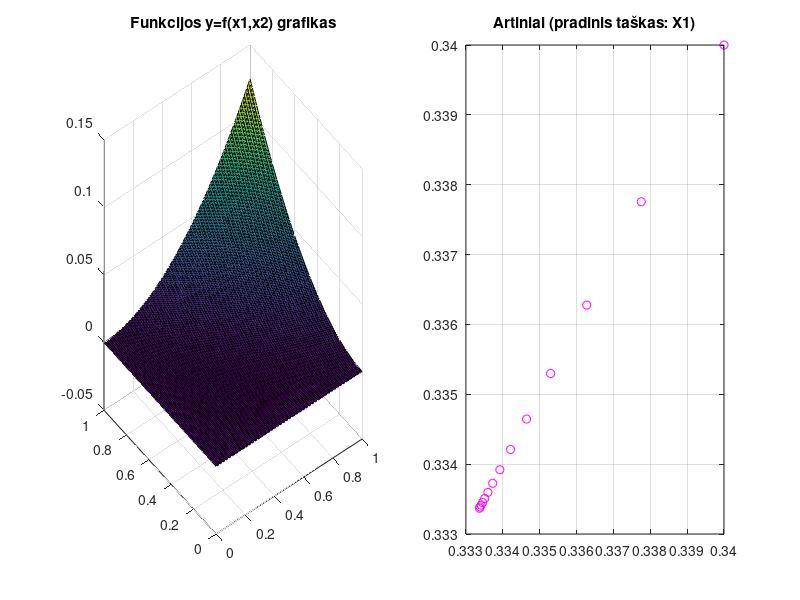

Write MATLAB code to recreate this figure.
function GradientDescent

f=@(x1, x2) (1/8)*((x1.^2).*x2 + x1.*(x2.^2) - x1.*x2);
% ieskome min(f(x1, x2))

gradf=@(X) [2*X(1)*X(2) + X(2).^2 - X(2), X(1)^2 + 2*X(1)*X(2) - X(1)];       

% pradiniai artiniai
X_0 = [0,0]
X_1 = [1,1]
X_m = [4/10, 7/10]
X_n = [1/2,1/2];

% pasirenkamas pradinis artinys
X0 = X_1

%Funkcijos grafiko y=f(x1,x2) braizymas
subplot(1,2,1)
[x1,x2] = meshgrid(0:0.01:1, 0:0.01:1);
y = f(x1, x2)
surf(x1, x2, y);
title(['Funkcijos y=f(x1,x2) grafikas'])
% plot()

% pasirenkamas parametras
gamma = 0.33;

epsilon=10^(-4); %tikslumas

k=1; %iteraciju skaitliukas
kmax=100; % maksimalus iteraciju skaitliukas

%Metodo realizavimas

disp(['x1       x2       f(x1,x2)  k (funkc. kviet. sk)']);
   
format long

norma = Inf;

while norma >= epsilon
  
      grad = gradf(X0);
      X0 = X0 - gamma.*grad; % naujas artinys 
      norma = norm(grad);
 
      fprintf('%f %f %f %d %d\n', X0, f( X0(1), X0(2) ), k, k);             
      
      subplot(1,2,2);
      title(['Artiniai (pradinis taškas: X1)'])
      plot(X0(1), X0(2), 'mo');
      hold on;
      
      if k==kmax
          format short
          disp(['Pasiektas maksimalus iteraciju skaicius k=', num2str(kmax)]);
          break
      end 
      k=k+1;

end
grid on;
hold off;    
end